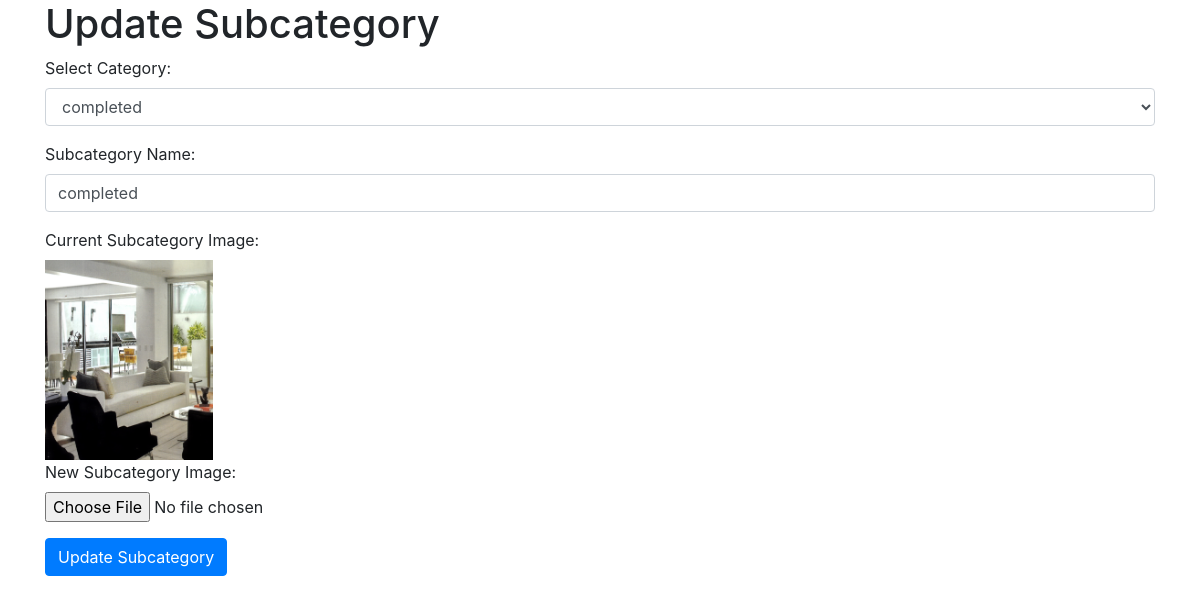
/admin/update_subcategory.php?subcategoryid=7, run on the app's committed database.
### tables this page shows
CREATE TABLE `subcategory` (
  `subcategoryid` int(11) NOT NULL,
  `categoryid` int(11) DEFAULT NULL,
  `subcategoryname` varchar(255) NOT NULL,
  `subcategoryImage` varchar(255) DEFAULT NULL
);

### admin/update_subcategory.php (the view, shortened to what this page needs)
<!DOCTYPE html>
<html lang="en">
<head>
    <link rel="stylesheet" href="https://stackpath.bootstrapcdn.com/bootstrap/4.5.2/css/bootstrap.min.css">
</head>
<body>
<div class="container">
    <?php
    if (isset($_GET['subcategoryid'])) {
        $subcategoryid = $_GET['subcategoryid'];
        $servername = "localhost";
    $username = "root";
    $password = "";
    $dbname = "srisuryo_srisuryodaya";
        $conn = new mysqli($servername, $username, $password, $dbname);
        $getSubcategoryQuery = "SELECT * FROM subcategory WHERE subcategoryid = '$subcategoryid'";
        $result = $conn->query($getSubcategoryQuery);
        if ($result->num_rows > 0) {
            $row = $result->fetch_assoc();
            ?>
            <h1>Update Subcategory</h1>
            <form method="post" action="update_subcategory.php?subcategoryid=<?php echo $subcategoryid; ?>" enctype="multipart/form-data">
                <div class="form-group">
                    <label for="categoryid">Select Category:</label>
                    <select class="form-control" id="categoryid" name="categoryid">
                        <?php
                        $sql = "SELECT categoryid, categoryname FROM Category";
                        $result = $conn->query($sql);
                        if ($result->num_rows > 0) {
                            while ($category_row = $result->fetch_assoc()) {
                                $selected = ($category_row["categoryid"] == $row["categoryid"]) ? "selected" : "";
                                echo '<option value="' . $category_row["categoryid"] . '" ' . $selected . '>' . $category_row["categoryname"] . '</option>';
                            }
                        } else {
                            echo '<option value="">No categories found</option>';
                        }
                        ?>
                    </select>
                </div>
                <div class="form-group">
                    <label for="subcategoryname">Subcategory Name:</label>
                    <input type="text" class="form-control" id="subcategoryname" name="subcategoryname" value="<?php echo $row["subcategoryname"]; ?>" required>
                </div>
                <div class="form-group">
                    <label for="subcategoryimage">Current Subcategory Image:</label><br>
                    <img src="<?php echo $row["subcategoryImage"]; ?>" alt="Current Subcategory Image" style="max-width: 200px; max-height: 200px;"><br>
                    <label for="subcategoryimage">New Subcategory Image:</label>
                    <input type="file" class="form-control-file" id="subcategoryimage" name="subcategoryimage">
                </div>
                <input type="submit" class="btn btn-primary" value="Update Subcategory">
            </form>
            <?php
        } else {
            echo "Subcategory not found";
        }
    } else {
        echo "Invalid request.";
    }
    ?>
</div>
</body>
</html>

### data on the page
subcategory: subcategoryname "completed", subcategoryImage (picture)

### other printed values
form field categoryid "completed"
